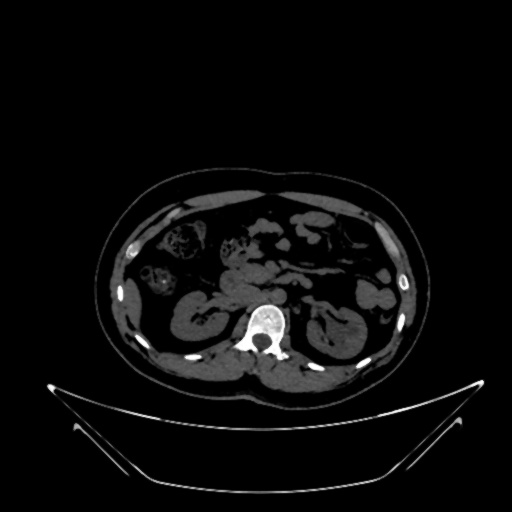
#> input picture dataset/Cyst/Cyst- (1014).jpg, 512 x 512 px, found by its file name; its folder holds only this picture in this run
$ jupyter execute 06_07_PreProcessing.ipynb   (shell and % lines are left out)
#> lines starting #> are read from the running program, lines starting #| are printed output that depends on the picture
[cell 1]
from google.colab import drive as drive
drive.mount('/content/drive')

[cell 2]
# Access a public Github repos
%cd '/content'

[cell 3]
import pandas as pd
import numpy as np
import os
import matplotlib.pyplot as plt
import cv2
from PIL import Image

[cell 4]
# @title
def DataSetSummary (local_path, tabs):
  # Take list of files & folders in local folder
  all_items = os.listdir(local_path)

  # Filter folder list
  folders = [item for item in all_items if os.path.isdir(os.path.join(local_path, item))]

  # Print summary information if folders > 0:
  if(len(folders) > 0):
    indent = '\t' * tabs
    print("{}Tổng số thư mục: {}".format(indent, len(folders)))
    for folder in folders:
      folder_path = os.path.join(local_path, folder)
      files_in_folder = len(os.listdir(folder_path))
      print("{}-Thư mục: {}, Số tệp: {}".format(indent, folder, files_in_folder))
      DataSetSummary(folder_path, tabs+1)

# DataSetSummary(local_path, 0)

[cell 5]
# import os

# Hierarchical local folder in Colab
repository_folder = ["CT-KIDNEY-DATASET-Normal-Cyst-Tumor-Stone"]

for folder in repository_folder:
  local_path = '/content/' + folder + '/dataset'
  DataSetSummary(local_path, 0)
  local_path = '/content/' + folder + '/sample'
  DataSetSummary(local_path, 0)

[cell 6]
%cd /content/drive/MyDrive/Colab Notebooks/Thesis/Preprocessing/CT-KIDNEY-DATASET-Normal-Cyst-Tumor-Stone

[cell 7]
# Set the path to your dataset
dataset_path = '/content/CT-KIDNEY-DATASET-Normal-Cyst-Tumor-Stone/sample'
# dataset_path = '/content/CT-KIDNEY-DATASET-Normal-Cyst-Tumor-Stone/dataset'

[cell 8]
class Image:
    def __init__(self, path, label):
        # self.image = cv2.imread(path) # directly read
        self.path = path # only directory
        self.label = label

def load_images_from_folder(dataset_path, images_per_class=None):
    images = {}
    for class_name in os.listdir(dataset_path):
        class_folder_path = os.path.join(dataset_path, class_name)
        if os.path.isdir(class_folder_path):
            count = 0
            images[class_name] = []
            for image_name in os.listdir(class_folder_path):
                if images_per_class is None or count < images_per_class:
                    image_path = os.path.join(class_folder_path, image_name)
                    img = Image(image_path, class_name)
                    images[class_name].append(img)
                    count += 1
    return images

def imshow(images, images_per_class=None):
#> called with images_per_class = 10
    for class_name, imgs in images.items():
        plt.figure(figsize=(30,30))
        print(f'Class {class_name}')
        for i in range(min(images_per_class if images_per_class else len(imgs), len(imgs))):
            plt.subplot(1, images_per_class if images_per_class else len(imgs), i+1)
            img = cv2.imread(imgs[i].path)
#> img is the input picture: shape (512, 512, 3); min 0, max 255, mean 11.2
            # img = cv2.cvtColor(img, cv2.COLOR_BGR2RGB)
            plt.imshow(img)
            # plt.title(os.path.basename(imgs[i].path))
            plt.axis('off')
        plt.show()

# Example usage:
images = load_images_from_folder('/content/CT-KIDNEY-DATASET-Normal-Cyst-Tumor-Stone/dataset')
imshow(images, 10)

[cell 9]
from PIL import Image

def get_image_specifications(image_path):
    # Open the image file
    with Image.open(image_path) as img:
        # Get image specifications
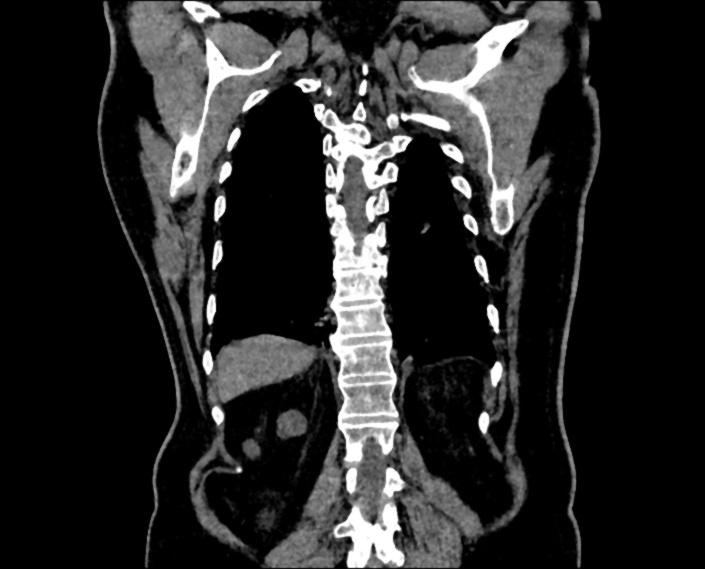
#> input picture sample/Cyst/Cyst- (1).jpg, 705 x 569 px, found by its file name
#> img is the input picture: PIL image 705x569 L; min 0, max 255, mean 40.3
        image_format = img.format
        image_mode = img.mode
        image_size = img.size
        image_width, image_height = img.size
        image_color = img.getcolors()
#> image_color = 256 pairs, first value 101 to 230612, second value 0 to 255

    return f"Image Format: {image_format}\nImage Mode: {image_mode}\nImage Size: {image_size} pixels (Width: {image_width}, Height: {image_height})\nImage Colors: {image_color}"

# Example usage:
print('images.keys:', images.keys())
image_path = "/content/CT-KIDNEY-DATASET-Normal-Cyst-Tumor-Stone/dataset/Cyst/Cyst- (1).jpg"
# print('image_path:',image_path := images['normal'][0].path)
image_specifications = get_image_specifications(image_path)
print(image_specifications)
#> (printed output is left out)

## Noise Metrics

GitHub Copilot: The evaluation metrics indicate that both the Github Copilot's code and ChatGPT's code have successfully reduced the noise in the image, as evidenced by the non-infinite PSNR and non-zero RMSE values.

The PSNR (Peak Signal-to-Noise Ratio) is a measure of the peak error. The fact that PSNR is infinite for the original image indicates there's no noise (as it's being compared with itself), while for the processed images, the PSNR values are finite and quite high, indicating a low level of distortion.

The RMSE (Root Mean Square Error) is a quadratic scoring rule that measures the average magnitude of the error. The fact that RMSE is zero for the original image indicates there's no error (as it's being compared with itself), while for the processed images, the RMSE values are non-zero but quite low, indicating a low level of error.

The SNR (Signal-to-Noise Ratio) is a measure of signal strength relative to background noise. The negative SNR values indicate that the noise is stronger than the signal, which is not ideal. However, the SNR values have increased (become less negative) from the original to the processed images, indicating that the signal has become stronger relative to the noise.

In terms of comparison between Github Copilot's code and ChatGPT's code, the metrics are quite similar, but ChatGPT's code has slightly better PSNR and RMSE values, indicating slightly less distortion and error. However, the differences are quite small and may not be noticeable in the image quality.

GitHub Copilot: Dĩ nhiên, dưới đây là các định nghĩa bằng tiếng Việt:

1. PSNR (Peak Signal-to-Noise Ratio - Tỉ lệ tín hiệu so với nhiễu): PSNR là một độ đo chất lượng của hình ảnh đã được khôi phục so với hình ảnh gốc. PSNR càng cao, chất lượng hình ảnh khôi phục càng tốt và càng giống với hình ảnh gốc.

2. RMSE (Root Mean Square Error - Sai số bình phương trung bình): RMSE là một độ đo sự khác biệt giữa các giá trị dự đoán bởi một mô hình và các giá trị thực tế. RMSE càng thấp, mô hình dự đoán càng chính xác.

3. SNR (Signal-to-Noise Ratio - Tỉ lệ tín hiệu so với nhiễu): SNR là một độ đo chất lượng tín hiệu so với nhiễu. SNR càng cao, chất lượng tín hiệu càng tốt và nhiễu càng ít.

Lưu ý rằng, mặc dù PSNR, RMSE, và SNR cao thường cho thấy chất lượng hình ảnh tốt hơn, nhưng chúng không phải lúc nào cũng dẫn đến độ chính xác cao hơn trong các tác vụ phân loại.

[cell 10]
from skimage.metrics import peak_signal_noise_ratio, mean_squared_error

# [21 lines left out: function calculate_metrics, not called in this run]

It looks like you've provided information about three different image quality metrics: PSNR (Peak Signal-to-Noise Ratio), MSE (Mean Squared Error), and AMBE (Absolute Mean Brightness Error). These metrics are commonly used for assessing the quality of reconstructed or processed images. Let me explain each of them briefly:

### 1. Peak Signal-to-Noise Ratio (PSNR):

PSNR is a measure of the quality of a reconstructed or processed image. It is expressed in decibels (dB) and is calculated using the formula:

$$ PSNR = 10 \cdot \log_{10}\left(\frac{{\text{Max Value}^2}}{{\text{MSE}}}\right) $$

Where:
- $\text{Max Value}$ is the maximum pixel value of the image (usually 255 for 8-bit images).
- $\text{MSE}$ is the Mean Squared Error between the original and processed images.

### 2. Mean Squared Error (MSE):

MSE is a measure of the average squared differences between corresponding pixels of the original and processed images. It is calculated using the formula:

$$ MSE = \frac{1}{N \times M} \sum_{i=1}^{N} \sum_{j=1}^{M} (I(i, j) - P(i, j))^2 $$

Where:
- $N$ and $M$ are the dimensions of the images.
- $I(i, j)$ is the intensity of the pixel at position $(i, j)$ in the original image.
- $P(i, j)$ is the intensity of the pixel at position $(i, j)$ in the processed image.

### 3. Absolute Mean Brightness Error (AMBE):

AMBE measures the contrast between the initial image's brightness and the improved image's brightness. It is given by the formula:

$$ AMBE = \frac{1}{N \times M} \sum_{i=1}^{N} \sum_{j=1}^{M} |I(i, j) - P(i, j)| $$

Where:
- $N$ and $M$ are the dimensions of the images.
- $I(i, j)$ is the intensity of the pixel at position $(i, j)$ in the original image.
- $P(i, j)$ is the intensity of the pixel at position $(i, j)$ in the processed image.

These metrics are commonly used for image quality assessment, and you can implement them using the appropriate formulas in your chosen programming language (such as Python). If you have specific questions or need code examples, feel free to ask!

[cell 11]
import cv2
import numpy as np

# [27 lines left out: function calculate_metrics, not called in this run]

## Original

[cell 12]
import os
import cv2
import numpy as np
from shutil import copyfile

def preprocess_and_copy(src_dir, dest_dir, preprocess_func):
    # Check if src_dir is a directory
    if os.path.isdir(src_dir):
        # If dest_dir does not exist, create it
        os.makedirs(dest_dir, exist_ok=True)

        # Iterate over files/directories in src_dir
        for item in os.listdir(src_dir):
            src_item_path = os.path.join(src_dir, item)
            dest_item_path = os.path.join(dest_dir, item)

            # If item is a directory, call function recursively
            if os.path.isdir(src_item_path):
                preprocess_and_copy(src_item_path, dest_item_path, preprocess_func)
            # If item is a file, apply preprocessing and copy
            elif os.path.isfile(src_item_path):
                img = cv2.imread(src_item_path)
                if img is not None:
                    img = preprocess_func(img)
                    cv2.imwrite(dest_item_path, img)

# Define your preprocessing function here
def preprocess_func(img):
    # TODO: Add your preprocessing steps here
    return img

# Usage:
dataset_path = '/content/CT-KIDNEY-DATASET-Normal-Cyst-Tumor-Stone/sample'
# dataset_path = '/content/CT-KIDNEY-DATASET-Normal-Cyst-Tumor-Stone/dataset'
output_path = '/content/drive/MyDrive/Colab Notebooks/Thesis/Preprocessing/CT-KIDNEY-DATASET-Normal-Cyst-Tumor-Stone/Original'
preprocess_and_copy(dataset_path, output_path, preprocess_func)

## Hydrid image filtering: median and mean filters
DOI: https://doi.org/10.1109/ICEECCOT.2017.8284595

The proposed technique combines both linear and nonlinear filters, specifically using median and mean filters, to enhance the precision of pixel values in a noisy image. Here's a breakdown of the process:

### a. Median Value Calculation:

The median filter processes the image pixel by pixel using a rectangular sub-image window or mask (e.g., 3x3). For each pixel at coordinates (x, y), the median value is calculated by sorting the pixel values within the window numerically and selecting the middle value for odd-sized windows. For even-sized windows, the median may have multiple possible values. The median value (Median) is calculated as follows:

$ \text{Median} = \text{median}\left\{(u,v) \in S_{xy}\right\} \{g(u,v)\} $

Where:
- $ S_{xy} $ is the set of coordinates in the rectangular sub-image window centered at (x, y).
- $ \text{median} $ represents the median value of the window.
- $ g(u,v) $ is the pixel value at coordinates (u, v) in the window.

### b. Average Value Calculation:

The average value is calculated using each pixel in the sub-image window ($ S_{xy} $) and the previously calculated median value. This process maximizes the utilization of neighboring pixels. The average value ($ \text{Averagevalue}_i $) for each pixel is calculated as follows:

$ \text{Averagevalue}_i = \text{average}\left\{(u,v) \in S_{xy}\right\} \{g_i(u,v), \text{Median}\} $

Where:
- $ g_i(u,v) $ is each pixel in the sub-image window.
- If the sub-window size is, for example, 3x4, there will be a total of 12 average values.

### c. Center Pixel Value Calculation:

The center pixel value is calculated by applying arithmetic mean filtering or averaging all the average values ($ \text{Averagevalue}_i $) of the sub-image window. This value is used to replace the original pixel value at coordinates (x, y). The calculation is given by:

$ \text{Center Pixel Value} = \frac{\sum_{i=1}^{N} \text{Averagevalue}_i}{N} $

Where:
- $ N $ is the product of the row (M) and column (N) dimensions of the rectangular sub-image window of size M x N centered at point (x, y).

### Giải thích:
Nếu kích thước của cửa sổ là (3, 4), thì tổng số điểm trong cửa sổ sẽ là 12 (3 hàng x 4 cột). Để minh họa cụ thể:

#### a. Median Value Calculation:

Giả sử cửa sổ là (3, 4) và pixel mục tiêu là ở tọa độ (x, y). Khi tính giá trị trung vị, bạn sắp xếp tất cả các giá trị pixel trong cửa sổ theo thứ tự tăng dần và chọn giá trị ở giữa (vì cửa sổ có số lượng lẻ):

$ \text{Median} = \text{median}\{(u,v) \in S_{xy}\} \{g(u,v)\} $

Ví dụ: Giả sử cửa sổ là $[3, 5, 2, 7, 8, 1, 4, 6, 9, 0, 11, 10]$, giá trị trung vị sẽ là $5$ (giữa ở giữa).

Trong đó:
*   x, y: Tọa độ của pixel chính mà bạn đang xem xét và muốn thay đổi giá trị.
*   $S_{xy}$ là tập hợp các tọa độ trong cửa sổ hình chữ nhật tại điểm $(x, y)$, và $\text{median}$ là giá trị trung vị của cửa sổ. Bạn cần sắp xếp tất cả các giá trị pixel trong cửa sổ (3, 4) và chọn giá trị ở giữa (đối với cửa sổ có số lượng lẻ) hoặc giá trị trung bình của hai giá trị giữa (đối với cửa sổ có số lượng chẵn).
*   u, v: Tọa độ của các pixel xung quanh pixel chính, được sử dụng trong quá trình duyệt qua các pixel trong một cửa sổ (window) hoặc mặt nạ để thực hiện các phép toán lọc.
*   $g(u, v)$ là giá trị của pixel tại $(u, v)$ trong cửa sổ $S_{xy}$

#### b. Average Value Calculation:

Khi tính giá trị trung bình, bạn tính tổng của tất cả các giá trị pixel trong cửa sổ và chia cho số lượng pixel:

$ \text{Averagevalue}_i = \text{average}\{(u,v) \in S_{xy}\} \{g_i(u,v), \text{Median}\} $

Ví dụ: Giả sử cửa sổ là $[3, 5, 2, 7, 8, 1, 4, 6, 9, 0, 11, 10]$, giá trị trung bình sẽ là $(3+5+2+7+8+1+4+6+9+0+11+10)/12 = 5.25$.

Ở đây, $g_i(u, v)$ thường đại diện cho giá trị của pixel tại tọa độ $(u, v)$ trong cửa sổ $S_{xy}$

#### c. Center Pixel Value Calculation:

Khi tính giá trị của pixel trung tâm, bạn tính trung bình của tất cả các giá trị trung bình đã tính:

$ \text{Center Pixel Value} = \frac{\sum_{i=1}^{N} \text{Averagevalue}_i}{N} $

Ở đây, $N$ là tổng số điểm trong cửa sổ hình chữ nhật, và nếu cửa sổ là (3, 4), thì $N$ là $3 \times 4 = 12$. Bạn tính trung bình của tất cả giá trị trung bình đã tính ở bước trước để có giá trị cuối cùng của pixel trung tâm.

[cell 13]
'''
DOI: https://doi.org/10.1109/ICEECCOT.2017.8284595
Without using padding.
'''
import numpy as np
from scipy.ndimage import median_filter

def median_filter_window(window):
    return np.median(window)

def average_filter_window(window, median_value):
    return (window + median_value) / 2

def hybrid_filter(image, window_size):
#> called with image = array of shape (4, 4), window_size = (3, 3)
    height, width = image.shape
    result_image = np.zeros_like(image, dtype=float)

    half_window_height, half_window_width = window_size[0] // 2, window_size[1] // 2

    for x in range(half_window_height, height - half_window_height):
        for y in range(half_window_width, width - half_window_width):
            sub_window = image[x - half_window_height:x + half_window_height + 1, y - half_window_width:y + half_window_width + 1]
            print(sub_window)

            # Median Value Calculation
            median_value = median_filter_window(sub_window)
            print(median_value)

            # Average Value Calculation
            average_values = average_filter_window(sub_window, median_value)
            print(average_values)

            # Center Pixel Value Calculation
            result_image[x, y] = np.mean(average_values)
            print(result_image[x, y], '\n')

    return result_image

# Example Original Image in Numpy
img = np.array([[156, 106, 114, 190],
            [128, 103, 114, 81],
            [136, 136, 147, 96],
            [181, 111, 214, 81]])

# Assuming image is a 2D NumPy array
window_size = (3, 3)  # Adjust the window size as needed

# Apply the filtering method
result = hybrid_filter(img, window_size)
print(result)

import matplotlib.pyplot as plt

# Assuming 'img' is your original image and 'result' is the filtered image

# Plot the original image
plt.subplot(1, 2, 1)
plt.title('Original Image')
plt.imshow(img, cmap='gray')
plt.axis('off')

# Plot the filtered image
plt.subplot(1, 2, 2)
plt.title('Filtered Image')
plt.imshow(result, cmap='gray')
plt.axis('off')

# Show the plot
plt.show()
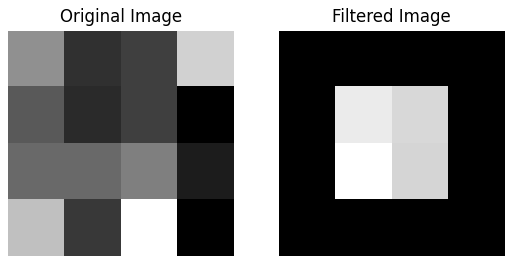
#> figure drawn by matplotlib, 2 panels
#> (the rest of the program and of its run is left out)
